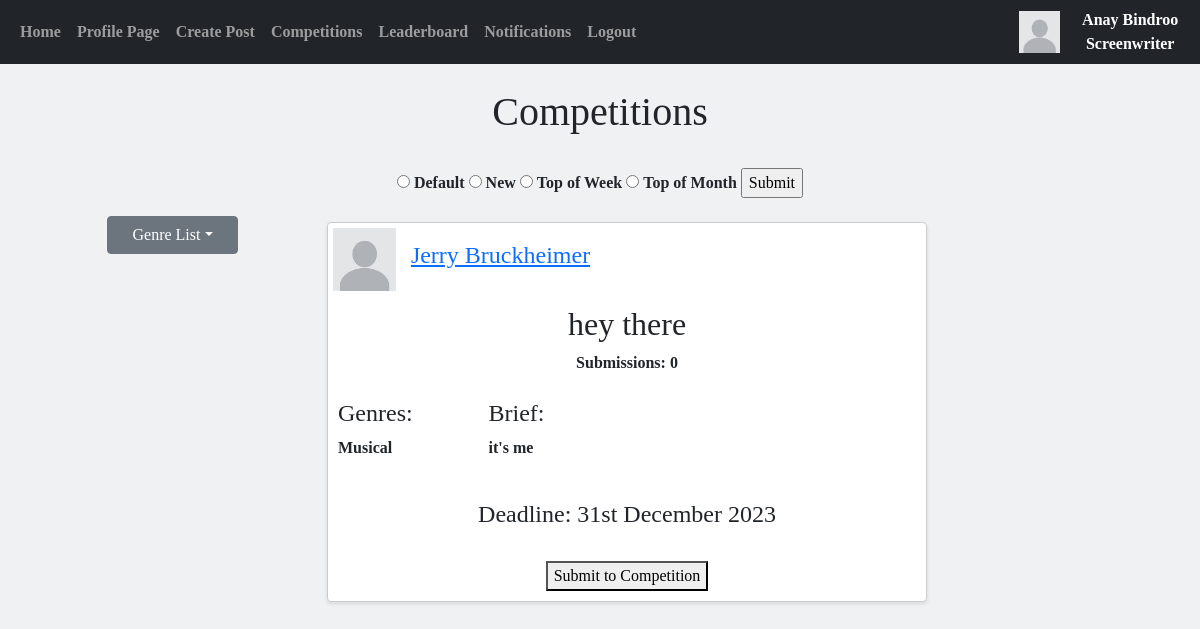
The page /competitions (signed in) on the database its author committed.
### website/models.py (models this page shows)
class Users(db.Model, UserMixin):
    __tablename__ = "Users"
    id = db.Column(db.Integer, primary_key=True)
    email = db.Column(db.String(150), unique=True)
    username = db.Column(db.String(150), unique=True)
    forename = db.Column(db.String(75), unique=True)
    surname = db.Column(db.String(75))
    password = db.Column(db.String(150))
    accounttype = db.Column(db.Integer)
    profilepic = db.Column(db.String(), nullable=True)
    biography = db.Column(db.Text)
    insta = db.Column(db.String(), nullable=True)
    twitter = db.Column(db.String(), nullable=True)
    notifnum = db.Column(db.Integer)
    date_created = db.Column(db.DateTime(timezone=True), default=func.now())
    writers = db.relationship('Screenwriters', backref="user", passive_deletes=True)
    producers = db.relationship('Producers', backref="user", passive_deletes=True)

class Competitions(db.Model):
    __tablename__ = "Competitions"
    compid = db.Column(db.Integer, primary_key=True)
    producerid = db.Column(db.Integer, db.ForeignKey('Producers.producerid'))
    title = db.Column(db.String(300))
    brief = db.Column(db.Text)
    deadline = db.Column(db.DateTime(timezone=True))
    deadline_string = db.Column(db.String(300))
    date_created = db.Column(db.String(300))
    datetime_created = db.Column(db.DateTime(timezone=True), default=func.now())
    submissionnum = db.Column(db.Integer)
    responses = db.relationship('Notifications', backref="comp", passive_deletes=True)
    awards = db.relationship('Awards', backref="comp", passive_deletes=True)

class CompHas(db.Model):
    __tablename__ = "CompHas"
    compid = db.Column(db.Integer, db.ForeignKey('Competitions.compid'), primary_key=True)
    genreid = db.Column(db.Integer, db.ForeignKey('Genres.genreid'), primary_key=True)

class Genres(db.Model):
    __tablename__ = "Genres"
    genreid = db.Column(db.Integer, primary_key=True)
    genre = db.Column(db.String(50))
    genres = db.relationship('ScriptHas', backref="has")
    genres2 = db.relationship('CompHas', backref="has")

### website/comps.py (the view)
@comps.route("/competitions", methods=['GET', 'POST'])
@login_required
def competitions():
    UpdateNotificationNumber(current_user.id)
    UpdateSubmissionNums()
    comps = Competitions.query.filter(datetime.now() < Competitions.deadline).order_by(Competitions.submissionnum.desc())
    comphas = CompHas.query.all()
    return flask.render_template("competitions.html", user=current_user, comps=comps, comphas=comphas)

### website/update.py (called while the page is built, shortened)
def UpdateNotificationNumber(userid): # Updates the number of unseen notification a user has
    if current_user.accounttype == 1:
        writer = Screenwriters.query.filter_by(userid=userid).first()
        notifs = Notifications.query.filter_by(writerid=writer.writerid)
        number = 0
        if notifs:
            current_user.notifnum = number
            db.session.commit()
        else:
            current_user.notifnum = 0
            db.session.commit()

def UpdateSubmissionNums(): # Updates the submission numbers for all competitions that are still running
    allcomps = Competitions.query.all()
    for comp in allcomps:
        submissions = Notifications.query.filter_by(compid = comp.compid)
        comp.submissionnum = submissions.count()
        db.session.commit()

### website/templates/competitions.html (shortened to what this page needs)
{% extends "base.html" %}
{% block content %}
<h1 style="text-align: center">{% block header %}Competitions{% endblock %}</h1>
<br>
<div id="comps" class="row">
  <div class="col-3" style="text-align:center">
    <br><br>
    <div class="dropdown">
      <button class="btn btn-secondary dropdown-toggle" type="button" data-bs-toggle="dropdown" aria-expanded="false" style="height:50%; width:50%">Genre List</button>
  </div>
  </div>
  <div class="col-6" style="text-align:center">
    <form action="/sort2" method='POST'>
      <input type="radio" name="sorted" id="default" value="0"></input>
      <label for="default">Default</label>
      <input type="radio" name="sorted" id="new" value="1"></input>
      <label for="new">New</label>
      <input type="radio" name="sorted" id="week" value="2"></input>
      <label for="week">Top of Week</label>
      <input type="radio" name="sorted" id="month" value="3"></input>
      <label for="month">Top of Month</label>
      <input type="submit" value="Submit">
    </form>
    <br>
    {% if comps.count() != 0 %}
      {% for comp in comps %}
          <div class="card">
              <div class="user-info">
                {% if comp.producer.user.profilepic %}
                    <img src="{{ url_for('static', filename='images/'+ comp.producer.user.profilepic) }}" width = "110px" height = "110px" alt="Profile picture" class="profile-pic">
                {% else %}
                    <img src="/static/images/default.jpg" alt="Default profile picture" width = "110px" height = "110px" class="profile-pic">
                {% endif %}
                <a href="/profilepage/{{comp.producer.user.id}}" target="_blank" class="username"><h4>{{comp.producer.user.username}}</h4></a>
              </div>
              <br><br><br>
              <h2>{{comp.title}}</h2>
              Submissions: {{comp.submissionnum}}
              <br><br>
              <div class="row">
                <div class="col-3" style="text-align: left">
                  <h4>Genres:</h4>
                  {% for record in comphas %}
                    {% if record.compid == comp.compid %}
                        <b>{{record.has.genre}}</b><br>
                    {% endif %}
                  {% endfor %}
                </div>
                <div class="col-9" style="text-align: left">
                  <h4>Brief:</h4>
                  <p>{{comp.brief}}</p>
                </div>
              </div>
              <br>
              <h4>Deadline: {{comp.deadline_string}}</h4>
              {% if user.accounttype == 1 %}
                <br>
                <a href="/comp/{{comp.compid}}"><button type="button">Submit to Competition</button></a>
              {% endif %}
          </div>
          <br>
      {% endfor %}
    {% else %}
      <h1>No competitions available</h1>
    {% endif %}
  </div>
  <div class="col-3">
  </div>
</div>
 {% endblock %}

### website/templates/base.html (shortened to what this page needs)
<!DOCTYPE html>
<html lang="en">
  <head>
    <link
      href="https://cdn.jsdelivr.net/npm/bootstrap@5.0.2/dist/css/bootstrap.min.css"
      rel="stylesheet"
    />
  </head>
  <body>
    <nav class="navbar navbar-expand-lg navbar-dark bg-dark">
      <div class="container-fluid">
        <div class="collapse navbar-collapse" id="navbar">
          <div class="navbar-nav">
            <a class="nav-item nav-link" href="/home">Home</a>
            {% if user.is_authenticated %}
            <a class="nav-item nav-link" href="/profilepage/{{user.id}}">Profile Page</a>
            <a class="nav-item nav-link" href="/post">Create Post</a>
            <a class="nav-item nav-link" href="/competitions">Competitions</a>
            <a class="nav-item nav-link" href="/leaderboard">Leaderboard</a>
            <a class="nav-item nav-link" style="position:relative" href="/notifications/{{user.id}}">Notifications</a>
            <a class="nav-item nav-link" href="/logout" onclick="return confirm('Are you sure you want to log out?')">Logout</a>
            {% else %}
            <a class="nav-item nav-link" href="/login">Login</a>
            <a class="nav-item nav-link" href="/sign-up">Sign Up</a>
            {% endif %}
          </div>
        </div>
      </div>
      <div style="text-align: right">
        {% if user.is_authenticated %}
          {% if user.profilepic %}
            <a href="/profilepage/{{user.id}}"" target=_blank><img src="{{ url_for('static', filename='images/'+ user.profilepic) }}" alt="Profile picture" height="50px" width="50px"></a>
          {% else %}
            <a href="/profilepage/{{user.id}}"" target=_blank><img src="/static/images/default.jpg" alt="Default profile picture" height="25%" width="25%"></a>
          {% endif %}
        {% endif %}
      </div>
      <div style="text-align: center; color: white;" >
        {{ user.username }}
        {% if user.accounttype == 1 %}
          Screenwriter
        {% elif user.accounttype == 2 %}
          Producer
        {% endif %}
      </div>
    </nav>
    <br>
    <div class="container">{% block content %}{% endblock %}</div>
  </body>
</html>

### website/templates/base.html (style rules this page uses)
body { background-color: #eff1f3; font-family:futura; font-weight: bold; }

### website/templates/competitions.html (style rules this page uses)
body { background-color: #eff1f3; font-family:futura; font-weight: bold; }
.card { width: 600px; border: 1px solid #ccc; padding: 10px; margin-left: auto; margin-right: auto; box-shadow: 0 2px 4px rgba(0, 0, 0, 0.1); }
.profile-pic { width: 15%; height: 15%; margin-bottom: 50px }
.user-info { display: flex; align-items: center; position: absolute; top: 0px; left: 0px; padding: 5px; }
.username { font-weight: bold; text-align: left; margin-left: 15px; margin-bottom: 50px; }

### rows shown on the page
Users: username "Anay Bindroo"
Competitions: producer.user.username "Jerry Bruckheimer", title "hey there", submissionnum "0", brief "it's me", deadline_string "31st December 2023"
CompHas: has.genre "Musical"
